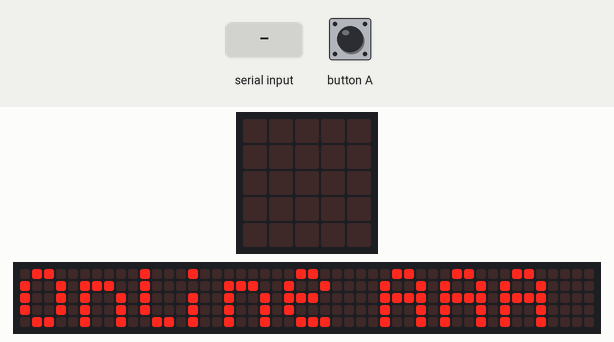
A program run on a simulated BBC micro:bit running MicroPython. On the bench: the board's 5×5 LED display, a strip that is not on the board, showing the scrolling text unrolled. The inputs (shaded band) are chosen by the test bench. The 48×5 strip is a reading aid, not a part: it shows the text the display is scrolling, unrolled, one strip-width of it at a time.

Above: at 7.3 s.
8.6 s: "1" received over the second serial link
At 8.67 s:
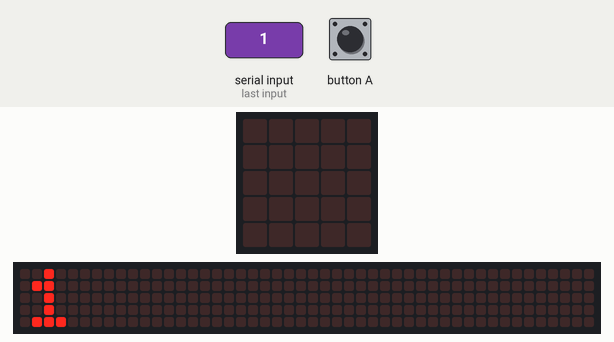
At 10.3 s:
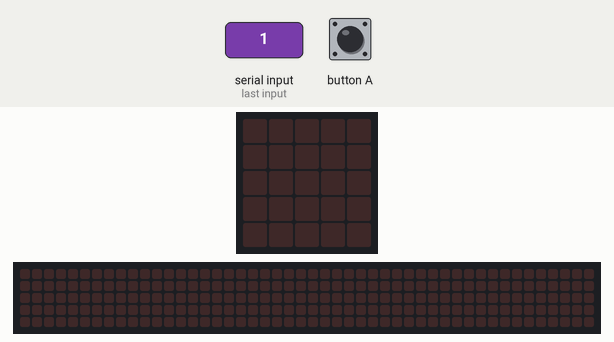
10.5 s: "0" received over the second serial link
At 10.59 s:
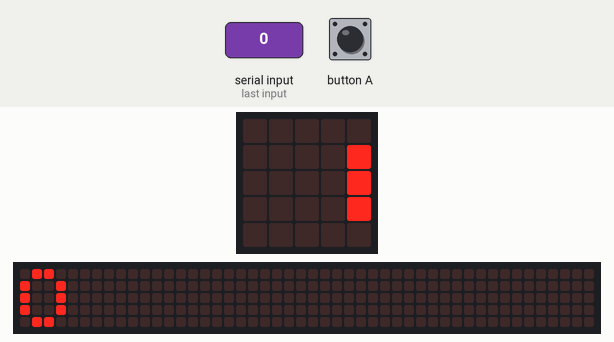
Timing chart, 0 to 13.5 s (numbered marks = the images above; inputs shaded):
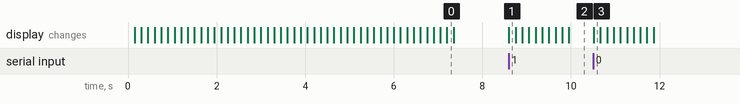

Measured:
- after the input at 8.6 s, the display: changes at once (image 1)
- after the input at 10.5 s, the display: changes at once (image 3)

The program:

uart-test.py
```python
from microbit import *

uart.init(baudrate=9600,tx=pin8,rx=pin12)
greet = 'AAA'
display.scroll('Online '+greet)

while True:
    if uart.any():
      message = uart.read()
      display.scroll(message)
    else:
      sleep(20)

    if button_a.is_pressed():
        uart.write(greet)
        sleep(50)
```
